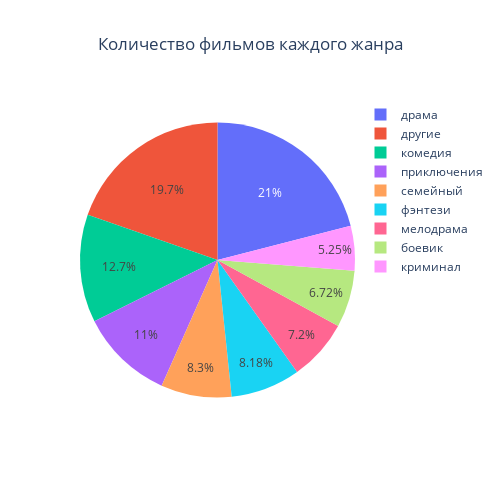
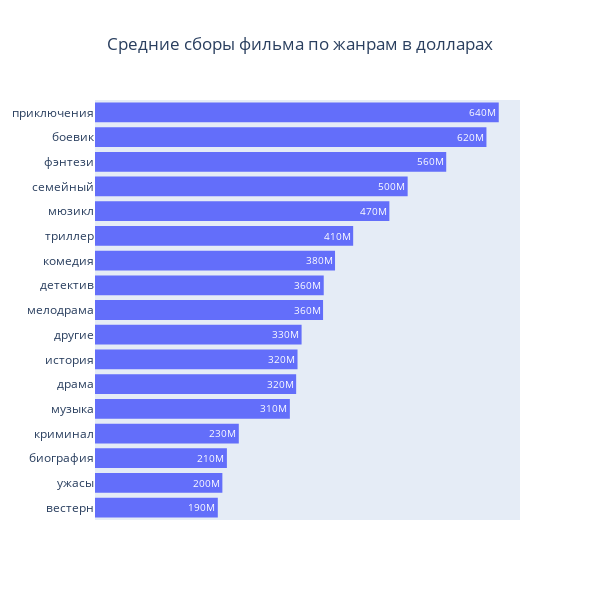
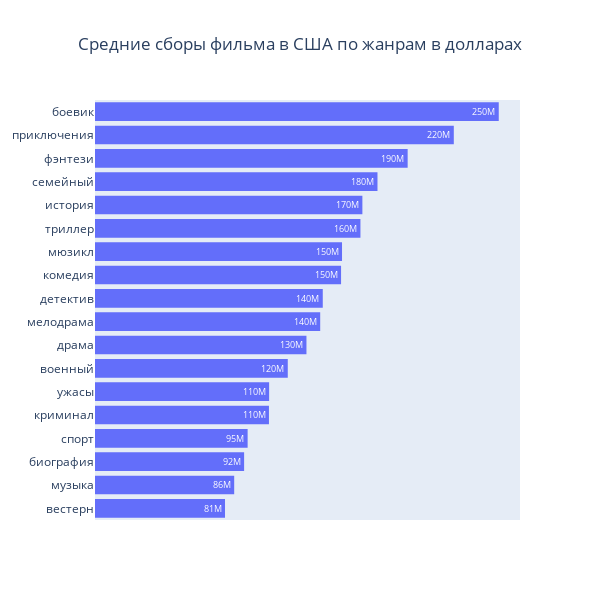
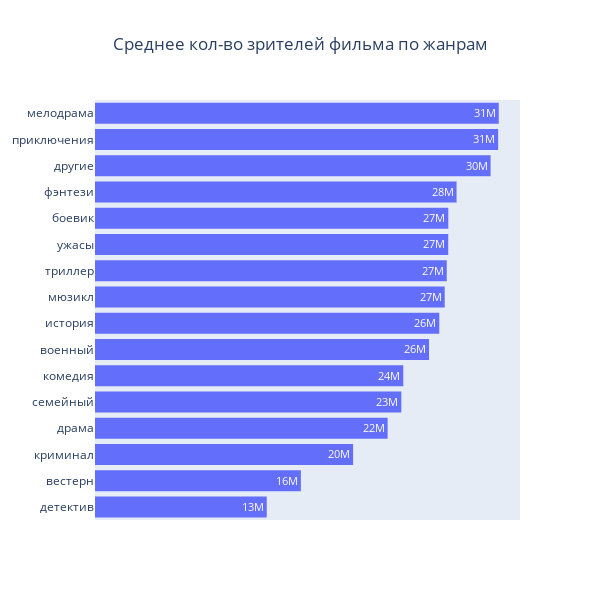

Source (notebook cell) for these figures, in order:
### Markdown cell above
#### Genre

### Code cell
count_plot(df=df,
           name_of_category_column='Жанр',
           title_name='Количество фильмов каждого жанра').show()

bar_plot(df=df,
         name_of_category_column='Жанр',
         name_of_measerment_column='Сборы в мире',
         title_name='Средние сборы фильма по жанрам в долларах').show()

bar_plot(df=df,
         name_of_category_column='Жанр',
         name_of_measerment_column='Сборы в США',
         title_name='Средние сборы фильма в США по жанрам в долларах').show()

bar_plot(df=df,
         name_of_category_column='Жанр',
         name_of_measerment_column='Зрители',
         title_name='Среднее кол-во зрителей фильма по жанрам').show()

bar_plot(df=df,
         name_of_category_column='Жанр',
         name_of_measerment_column='Оценка фильма',
         title_name='Средняя оценка фильма по жанрам',
         scale_of_axis=[8, 8.5]).show()

### Figure 1 — Plotly figure (JSON) as saved in the notebook; plotly's stock layout.template omitted (floating-point values rounded to 4 significant figures)
{"data": [{"domain": {"x": [0, 1], "y": [0, 1]}, "hovertemplate": "variable=%{label}<br>value=%{value}<extra></extra>", "labels": ["драма", "комедия", "приключения", "семейный", "фэнтези", "мелодрама", "боевик", "криминал", "другие", "другие", "другие", "другие", "другие", "другие", "другие", "другие", "другие", "другие"], "legendgroup": "", "name": "", "showlegend": true, "type": "pie", "values": [172, 104, 90, 68, 67, 59, 55, 43, 28, 25, 23, 23, 21, 21, 6, 6, 6, 2]}], "layout": {"height": 500, "legend": {"tracegroupgap": 0}, "title": {"text": "Количество фильмов каждого жанра", "x": 0.5, "xanchor": "center"}, "width": 500}}

### Figure 2 — Plotly figure (JSON) as saved in the notebook; plotly's stock layout.template omitted (floating-point values rounded to 4 significant figures)
{"data": [{"alignmentgroup": "True", "bingroup": "y", "histfunc": "sum", "hovertemplate": "sum of value=%{x}<br>variable=%{y}<extra></extra>", "legendgroup": "", "marker": {"color": "#636efa", "pattern": {"shape": ""}}, "name": "", "offsetgroup": "", "orientation": "h", "showlegend": false, "texttemplate": "%{value:.2s}", "type": "histogram", "x": [194667508, 201901585, 209100000.0, 227900000.0, 308900448, 318900000.0, 321000000.0, 327500000.0, 361500000.0, 362600000.0, 380500000.0, 409300000.0, 466600000.0, 495600000.0, 556800000.0, 620500000.0, 640000000.0], "xaxis": "x", "y": ["вестерн", "ужасы", "биография", "криминал", "музыка", "драма", "история", "другие", "мелодрама", "детектив", "комедия", "триллер", "мюзикл", "семейный", "фэнтези", "боевик", "приключения"], "yaxis": "y"}], "layout": {"barmode": "stack", "height": 600, "legend": {"tracegroupgap": 0}, "title": {"text": "Средние сборы фильма по жанрам в долларах", "x": 0.5, "xanchor": "center"}, "width": 600, "xaxis": {"anchor": "y", "categoryorder": "total descending", "domain": [0, 1], "showticklabels": false, "title": {"text": "sum of value"}, "visible": false}, "yaxis": {"anchor": "x", "domain": [0, 1], "showticklabels": true, "title": {}, "visible": true}}}

### Figure 3 — Plotly figure (JSON) as saved in the notebook; plotly's stock layout.template omitted (floating-point values rounded to 4 significant figures)
{"data": [{"alignmentgroup": "True", "bingroup": "y", "histfunc": "sum", "hovertemplate": "sum of value=%{x}<br>variable=%{y}<extra></extra>", "legendgroup": "", "marker": {"color": "#636efa", "pattern": {"shape": ""}}, "name": "", "offsetgroup": "", "orientation": "h", "showlegend": false, "texttemplate": "%{value:.2s}", "type": "histogram", "x": [0, 80606110, 86298479, 92450000.0, 94630000.0, 107900000.0, 107951585, 119500000.0, 131100000.0, 139600000.0, 141200000.0, 152600000.0, 153200000.0, 164600000.0, 165800000.0, 175100000.0, 193800000.0, 222500000.0, 250300000.0], "xaxis": "x", "y": ["другие", "вестерн", "музыка", "биография", "спорт", "криминал", "ужасы", "военный", "драма", "мелодрама", "детектив", "комедия", "мюзикл", "триллер", "история", "семейный", "фэнтези", "приключения", "боевик"], "yaxis": "y"}], "layout": {"barmode": "stack", "height": 600, "legend": {"tracegroupgap": 0}, "title": {"text": "Средние сборы фильма в США по жанрам в долларах", "x": 0.5, "xanchor": "center"}, "width": 600, "xaxis": {"anchor": "y", "categoryorder": "total descending", "domain": [0, 1], "showticklabels": false, "title": {"text": "sum of value"}, "visible": false}, "yaxis": {"anchor": "x", "domain": [0, 1], "showticklabels": true, "title": {}, "visible": true}}}

### Figure 4 — Plotly figure (JSON) as saved in the notebook; plotly's stock layout.template omitted (floating-point values rounded to 4 significant figures)
{"data": [{"alignmentgroup": "True", "bingroup": "y", "histfunc": "sum", "hovertemplate": "sum of value=%{x}<br>variable=%{y}<extra></extra>", "legendgroup": "", "marker": {"color": "#636efa", "pattern": {"shape": ""}}, "name": "", "offsetgroup": "", "orientation": "h", "showlegend": false, "texttemplate": "%{value:.2s}", "type": "histogram", "x": [13150000.0, 15770000.0, 19770000.0, 22410000.0, 23460000.0, 23610000.0, 25580000.0, 26360000.0, 26780000.0, 26935964, 27050000, 27060000.0, 27690000.0, 30290000.0, 30870000.0, 30920000.0], "xaxis": "x", "y": ["детектив", "вестерн", "криминал", "драма", "семейный", "комедия", "военный", "история", "мюзикл", "триллер", "ужасы", "боевик", "фэнтези", "другие", "приключения", "мелодрама"], "yaxis": "y"}], "layout": {"barmode": "stack", "height": 600, "legend": {"tracegroupgap": 0}, "title": {"text": "Среднее кол-во зрителей фильма по жанрам", "x": 0.5, "xanchor": "center"}, "width": 600, "xaxis": {"anchor": "y", "categoryorder": "total descending", "domain": [0, 1], "showticklabels": false, "title": {"text": "sum of value"}, "visible": false}, "yaxis": {"anchor": "x", "domain": [0, 1], "showticklabels": true, "title": {}, "visible": true}}}
